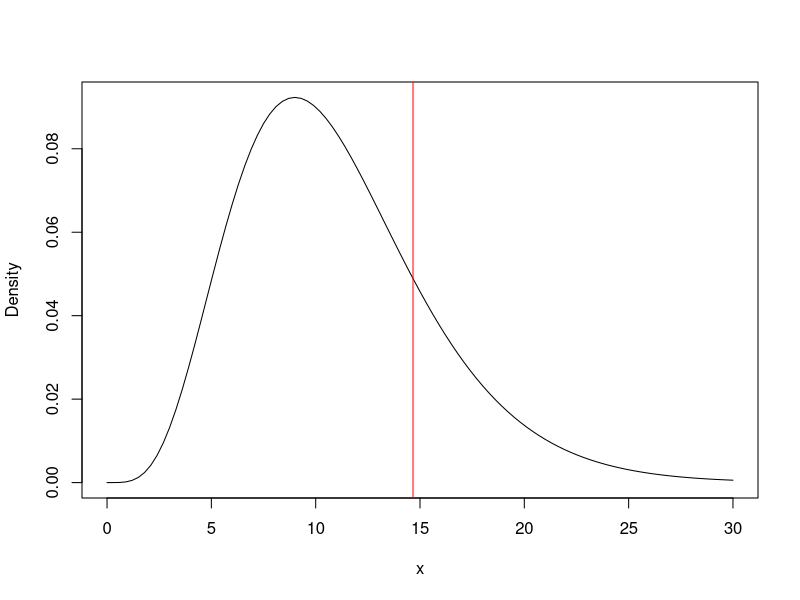
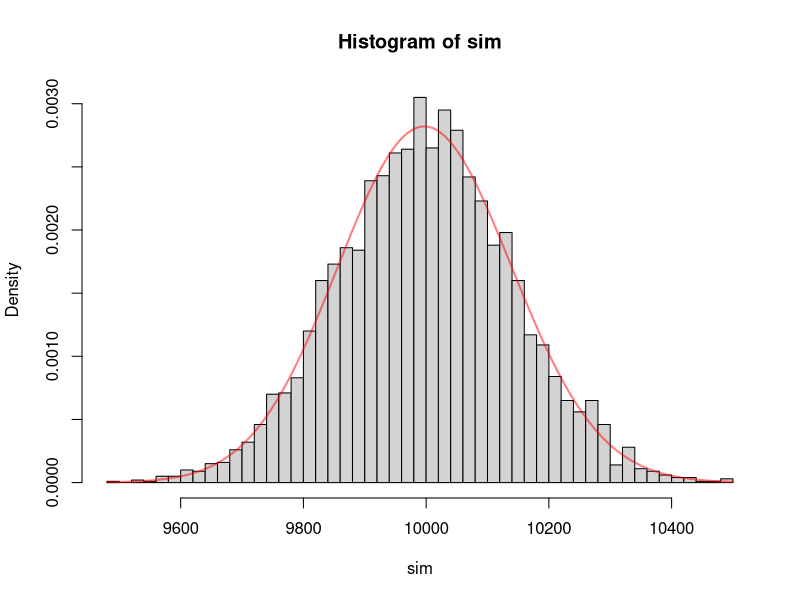
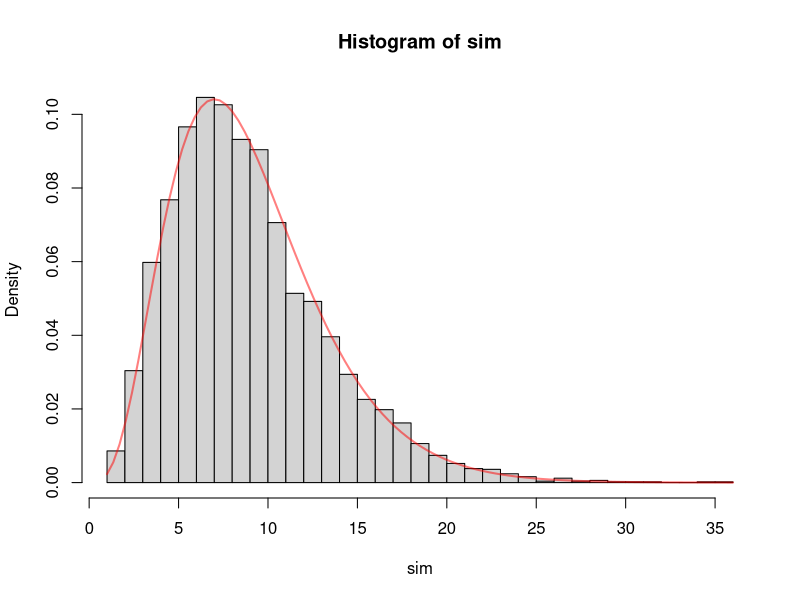
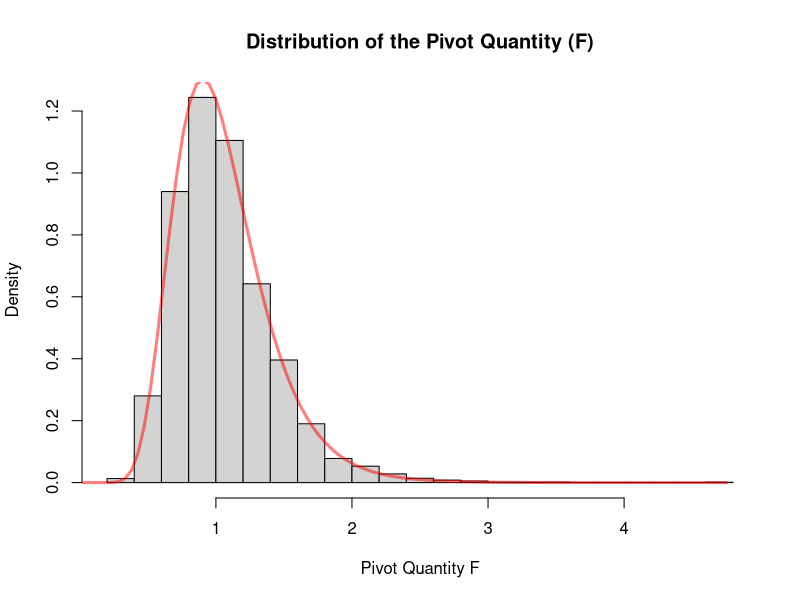
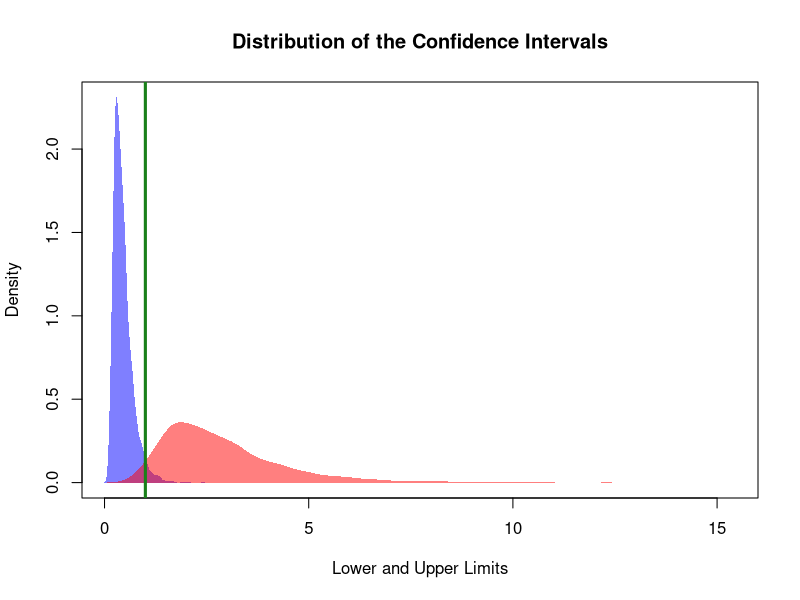
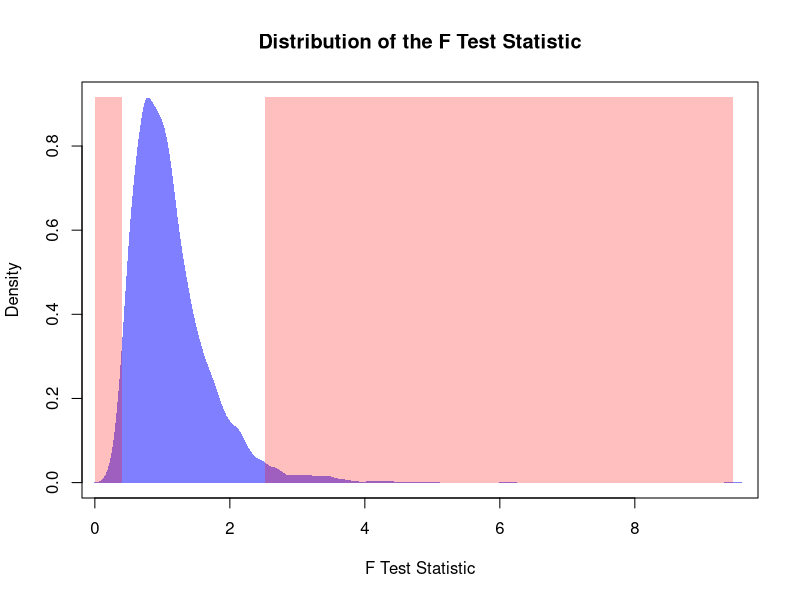
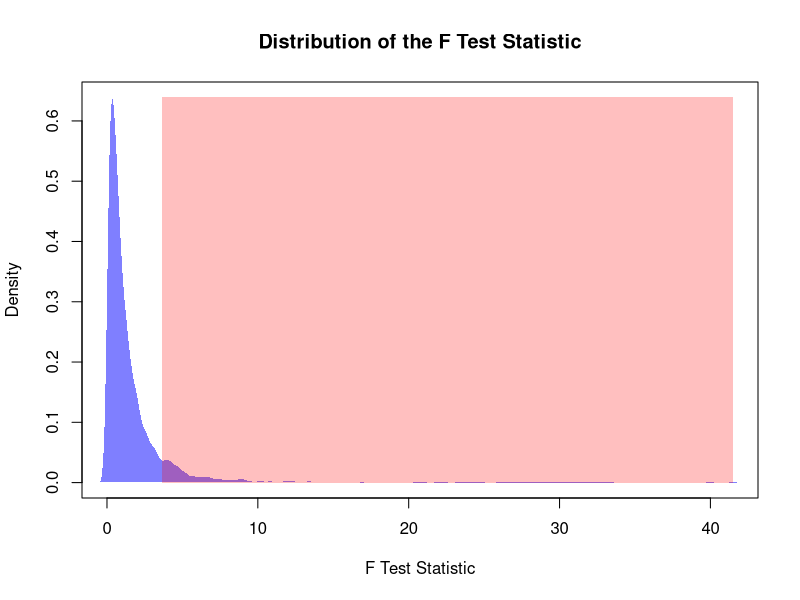

R code for these plots, in order:
## ---- chunk 1
# Parameters
n      <- 12
s2     <- 20
sigma0 <- 15

# Statistic Computation
chi_stat <- (n-1)*s2/sigma0

# Comparison to the Distribution under the Null Hypothesis
curve(dchisq(x, df = n-1), from = 0, to = 30, ylab = "Density")
abline(v = chi_stat, col = rgb(1, 0, 0, 0.5), lwd = 2)
## ---- chunk 2
# Simulation Settings
set.seed(5428)
B <- 5000

# Distribution Settings
n      <- 10000
sigma2 <- 25

sim <- replicate(B, {
  # Samples
  x <- rnorm(n, sd = sqrt(sigma2))
  # Computes the Estimator
  S2 <- var(x)
  # Computes the Pivot Quantity
  (n-1)*S2/sigma2
})

hist(sim, probability = TRUE, breaks = 40)
curve(dchisq(x, df = n-1), add = TRUE, col = rgb(1, 0, 0, 0.5), lwd = 2)
## ---- chunk 3
# Simulation Settings
set.seed(5428)
B <- 5000

# Distribution Settings
n      <- 10
sigma2 <- 25
sk     <- 100

sim <- replicate(B, {
  # Samples
  x <- (rchisq(n = n, df = sk) - sk) / (sqrt(2 * sk)) * sqrt(sigma2)
  # Estimator
  S2 <- var(x)
  # Computes the Pivot Quantity
  (n-1)*S2/sigma2
})

hist(sim, probability = TRUE, breaks = 40)
curve(dchisq(x, df = n-1), add = TRUE, col = rgb(1, 0, 0, 0.5), lwd = 2)
## ---- chunk 4
# Simulation Settings
set.seed(5428)
B <- 5000

# Distribution Settings
n      <- 10
sigma2 <- 25
sk     <- 1000

# Confidence Interval Settings
a <- 0.05

conInt <- replicate(B, {
  # Samples
  x <- (rchisq(n = n, df = sk) - sk) / (sqrt(2 * sk)) * sqrt(sigma2)
  # Estimator
  S2 <- var(x)
  # Computes the Quantile
  xlow <- qchisq(p =     3*  a/4, df = n - 1)
  xupp <- qchisq(p = 1 - 1 * a/4, df = n - 1)
  # Computes the Bounds
  low <- (n-1) * S2 / xupp
  upp <- (n-1) * S2 / xlow
  # Confidence Interval
  c(low, upp)
})
conInt <- t(conInt)

# Checks if the Interval Contains true Variance
cov <- mean((conInt[, 1] <= sigma2) & (conInt[, 2] >= sigma2))

# Reports
print(paste0("Coverage: ", round(cov * 100, 2), "%"))
print(paste0("Average Interval Length: ", round(mean(conInt[, 2] - conInt[, 1]), 2)))
## ---- chunk 5
# Simulation Settings
set.seed(5428)
B <- 5000

# Distribution Settings
n       <- 10
sigma2  <- 25
sigma02 <- sigma2
sk      <- 1

# Confidence Interval Settings
a <- 0.05

testStat <- replicate(B, {
  # Samples
  x <- (rchisq(n = n, df = sk) - sk) / (sqrt(2 * sk)) * sqrt(sigma2)
  # Estimator
  S2 <- var(x)
  # Test Statistic
  (n - 1) * S2 / sigma2
})

# Rejection Treshold
rejTre <- qchisq(p = a, df = n - 1)

# Prints Results
print(paste0("Rejection rate: ", round(mean(testStat < rejTre) * 100, 2), "%"))
## ---- chunk 6
# Simulation of the Distribution of the Pivot Quantity

# Simulation Settings
# set.seed(5428)
B <- 5000

# Distribution Settings
n1  <- 40
n2  <- 40
va1 <- 25
va2 <- 25
sk1 <- 100
sk2 <- 100

# Confidence Interval Settings
a <- 0.05

Fs <- replicate(B, {
  # Samples
  x1 <- (rchisq(n = n1, df = sk1) - sk1) / (sqrt(2 * sk1)) * sqrt(va1)
  x2 <- (rchisq(n = n2, df = sk2) - sk2) / (sqrt(2 * sk2)) * sqrt(va2)
  # Estimators
  s21 <- var(x1)
  s22 <- var(x2)
  # Computes the Pivot Quantity (and saves)
  (s21 / va1) / (s22 / va2)
})

# Histogram and Theoretical Distribution
xmax <- max(Fs)
hist(Fs,
     breaks = 25,
     xlab   = "Pivot Quantity F",
     freq   = FALSE,
     main   = "Distribution of the Pivot Quantity (F)")
curve(df(x, df1 = n1-1, df2 = n2-1),
      add  = TRUE,
      from = 0,
      to   = xmax,
      col  = rgb(1, 0, 0, 0.5),
      lwd  = 3)
## ---- chunk 7
# Simulation of the Distribution of the Confidence Intervals

# Simulation Settings
# set.seed(5428)
B <- 5000

# Distribution Settings
n1  <- 20
n2  <- 20
va1 <- 25
va2 <- 25
sk1 <- 100
sk2 <- 100

# Confidence Interval Settings
a <- 0.05
p <- 0.5

conInt <- replicate(B, {
  # Samples
  x1 <- (rchisq(n = n1, df = sk1) - sk1) / (sqrt(2 * sk1)) * sqrt(va1)
  x2 <- (rchisq(n = n2, df = sk2) - sk2) / (sqrt(2 * sk2)) * sqrt(va2)
  # Statistics
  s21 <- var(x1)
  s22 <- var(x2)
  # Estimator
  Fs <- s21 / s22
  # Quantiles
  Flow <- qf(p = 1 - a * p, df1 = n1 - 1, df2 = n2 - 1)
  Fupp <- qf(p =     a * (1 - p), df1 = n1 - 1, df2 = n2 - 1)
  # Confidence Interval Limits
  low <- Fs / Flow
  upp <- Fs / Fupp
  # Saves the Interval
  c(low, upp)
})

conInt <- t(conInt)
# Distribution of the Confidence Interval
# Plot Settings
xmax   <- max(conInt)
xmin   <- min(conInt)
denLow <- density(conInt[, 1])
denUpp <- density(conInt[, 2])
ymax   <- max(denLow$y, denUpp$y)

# Plots Distribution of the Lower and Upper Bound
plot(NA,
     xlim   = c(xmin, xmax),
     ylim   = c(0, ymax), 
     xlab   = "Lower and Upper Limits",
     ylab   = "Density",
     main   = "Distribution of the Confidence Intervals")
polygon(denLow, 
        col = rgb(0, 0, 1, 0.5),
        border = NA)
polygon(denUpp,
        col = rgb(1, 0, 0, 0.5),
        border = NA)
abline(v = va1/va2, col = rgb(0.1, 0.5, 0.1), lwd = 3)

# Coverage Check
cov <- mean((conInt[, 1] < va1/va2) & (conInt[, 2] > va1/va2)) 
print(paste0("The Coverage is: ", round(cov * 100, 2), "%"))

# Interval Lenght
len <- mean(conInt[, 2] - conInt[, 1])
print(paste0("The average length is: ", round(len, 2)))
## ---- chunk 8
# Simulation of the Distribution of the Hypothesis Testing

# Simulation Settings
# set.seed(5428)
B <- 5000

# Distribution Settings
n1  <- 20
n2  <- 20
va1 <- 25
va2 <- 25
sk1 <- 100
sk2 <- 100

# Hypothesis Settings
a   <- 0.05
alt <- "Not Equal"

Fs <- replicate(B, {
  # Samples
  x1 <- (rchisq(n = n1, df = sk1) - sk1) / (sqrt(2 * sk1)) * sqrt(va1)
  x2 <- (rchisq(n = n2, df = sk2) - sk2) / (sqrt(2 * sk2)) * sqrt(va2)
  # Statistics
  s21 <- var(x1)
  s22 <- var(x2)
  # F Statistic
  s21 / s22
})

# Distribution of the Test Statistic
# Plot Settings
xmax   <- max(Fs)
xmin   <- min(Fs)
den    <- density(Fs)
ymax   <- max(den$y)

# F Quantile
if(alt == "Not Equal"){
  Fr <- qf(p = 1 - a/2, df1 = n1 - 1, df2 = n2 - 1)
  Fl <- qf(p =     a/2, df1 = n1 - 1, df2 = n2 - 1)
} else {
  Fr <- qf(p = 1 - a, df1 = n1 - 1, df2 = n2 - 1)
  Fl <- qf(p =     a, df1 = n1 - 1, df2 = n2 - 1)
}


# Plots Distribution of the Lower and Upper Bound
plot(NA,
     xlim   = c(xmin, xmax),
     ylim   = c(0, ymax), 
     xlab   = "F Test Statistic",
     ylab   = "Density",
     main   = "Distribution of the F Test Statistic")
polygon(den, 
        col = rgb(0, 0, 1, 0.5),
        border = NA)
# Rejection Region
if(alt == "Right"){
  rect(xleft   = Fr,
       xright  = xmax,
       ybottom = 0,
       ytop    = ymax,
       col     = rgb(1, 0, 0, 0.25),
       border  = NA)
} else if(alt == "Left"){
  rect(xleft   = 0,
       xright  = Fl,
       ybottom = 0,
       ytop    = ymax,
       col     = rgb(1, 0, 0, 0.25),
       border  = NA)
} else {
  rect(xleft   = Fr,
       xright  = xmax,
       ybottom = 0,
       ytop    = ymax,
       col     = rgb(1, 0, 0, 0.25),
       border  = NA)
  rect(xleft   = 0,
       xright  = Fl,
       ybottom = 0,
       ytop    = ymax,
       col     = rgb(1, 0, 0, 0.25),
       border  = NA)
}

# Estimates the Type I error
if(alt == "Right"){
  erI <- mean(Fs > Fr)
} else if(alt == "Left"){
  erI <- mean(Fs < Fl)
} else {
  erI <- mean((Fs < Fl) | (Fs > Fr))
}
print(paste0("The Type I Error is: ", round(erI * 100, 2), "%"))
## ---- chunk 9
# Simulation of the Distribution of the Hypothesis Testing

# Simulation Settings
# set.seed(5428)
B <- 5000

# Distribution Settings
n1  <- 5
n2  <- 10
va1 <- 25
va2 <- 25
sk1 <- 5
sk2 <- 5

# Hypothesis Settings
a   <- 0.05
alt <- "Right"

Fs <- replicate(B, {
  # Samples
  x1 <- (rchisq(n = n1, df = sk1) - sk1) / (sqrt(2 * sk1)) * sqrt(va1)
  x2 <- (rchisq(n = n2, df = sk2) - sk2) / (sqrt(2 * sk2)) * sqrt(va2)
  # Statistics
  s21 <- var(x1)
  s22 <- var(x2)
  # F Statistic
  s21 / s22
})

# Distribution of the Test Statistic
# Plot Settings
xmax   <- max(Fs)
xmin   <- min(Fs)
den    <- density(Fs)
ymax   <- max(den$y)

# F Quantile
if(alt == "Not Equal"){
  Fr <- qf(p = 1 - a/2, df1 = n1 - 1, df2 = n2 - 1)
  Fl <- qf(p =     a/2, df1 = n1 - 1, df2 = n2 - 1)
} else {
  Fr <- qf(p = 1 - a, df1 = n1 - 1, df2 = n2 - 1)
  Fl <- qf(p =     a, df1 = n1 - 1, df2 = n2 - 1)
}


# Plots Distribution of the Lower and Upper Bound
plot(NA,
     xlim   = c(xmin, xmax),
     ylim   = c(0, ymax), 
     xlab   = "F Test Statistic",
     ylab   = "Density",
     main   = "Distribution of the F Test Statistic")
polygon(den, 
        col = rgb(0, 0, 1, 0.5),
        border = NA)
# Rejection Region
if(alt == "Right"){
  rect(xleft   = Fr,
       xright  = xmax,
       ybottom = 0,
       ytop    = ymax,
       col     = rgb(1, 0, 0, 0.25),
       border  = NA)
} else if(alt == "Left"){
  rect(xleft   = 0,
       xright  = Fl,
       ybottom = 0,
       ytop    = ymax,
       col     = rgb(1, 0, 0, 0.25),
       border  = NA)
} else {
  rect(xleft   = Fr,
       xright  = xmax,
       ybottom = 0,
       ytop    = ymax,
       col     = rgb(1, 0, 0, 0.25),
       border  = NA)
  rect(xleft   = 0,
       xright  = Fl,
       ybottom = 0,
       ytop    = ymax,
       col     = rgb(1, 0, 0, 0.25),
       border  = NA)
}

# Estimates the Type I error
if(alt == "Right"){
  erI <- mean(Fs > Fr)
} else if(alt == "Left"){
  erI <- mean(Fs < Fl)
} else {
  erI <- mean((Fs < Fl) | (Fs > Fr))
}
print(paste0("The Type I Error is: ", round(erI * 100, 2), "%"))
